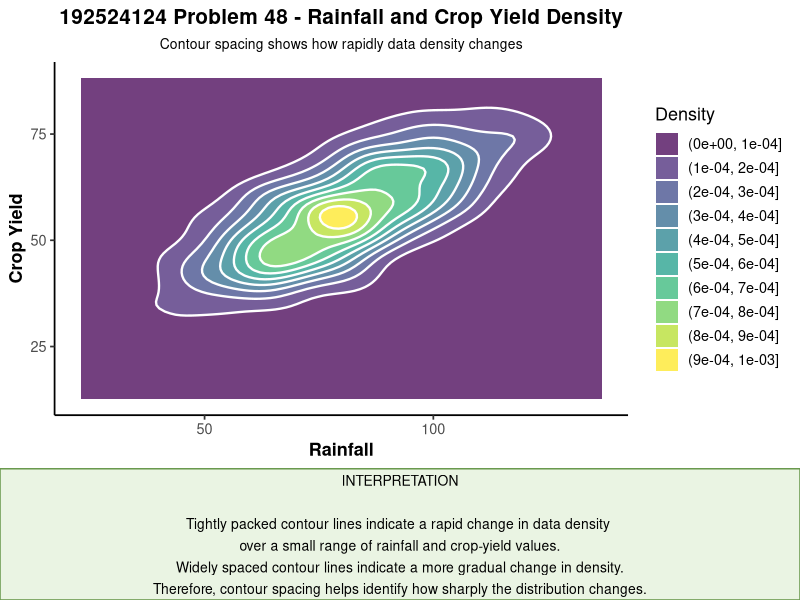

The R script that drew this image:
# Problem 48 - Density Plot with Contours

library(ggplot2)
library(gridExtra)
library(grid)

set.seed(48)

data <- data.frame(
  Rainfall = rnorm(1000, 80, 20)
)

data$CropYield <- 20 +
  0.45 * data$Rainfall +
  rnorm(1000, 0, 8)

p <- ggplot(
  data,
  aes(
    x = Rainfall,
    y = CropYield
  )
) +
  stat_density_2d_filled(alpha = 0.75) +
  stat_density_2d(
    color = "white",
    linewidth = 0.8
  ) +
  labs(
    title = "192524124 Problem 48 - Rainfall and Crop Yield Density",
    subtitle = "Contour spacing shows how rapidly data density changes",
    x = "Rainfall",
    y = "Crop Yield",
    fill = "Density"
  ) +
  theme_classic(base_size = 13) +
  theme(
    plot.title = element_text(
      hjust = 0.5,
      face = "bold",
      size = 15
    ),
    plot.subtitle = element_text(
      hjust = 0.5,
      size = 10
    ),
    axis.title = element_text(face = "bold")
  )

interpretation <- textGrob(
  paste0(
    "INTERPRETATION\n\n",
    "Tightly packed contour lines indicate a rapid change in data density \n",
    "over a small range of rainfall and crop-yield values.\n ",
    "Widely spaced contour lines indicate a more gradual change in density. \n",
    "Therefore, contour spacing helps identify how sharply the distribution changes."
  ),
  x = 0.5,
  y = 0.5,
  hjust = 0.5,
  vjust = 0.5,
  gp = gpar(
    fontsize = 10,
    lineheight = 1.3
  )
)

green_box <- grobTree(
  rectGrob(
    gp = gpar(
      fill = "#EAF4E3",
      col = "#6A994E",
      lwd = 1.5
    )
  ),
  interpretation
)

grid.newpage()

grid.arrange(
  p,
  green_box,
  ncol = 1,
  heights = c(5, 1.4)
)
